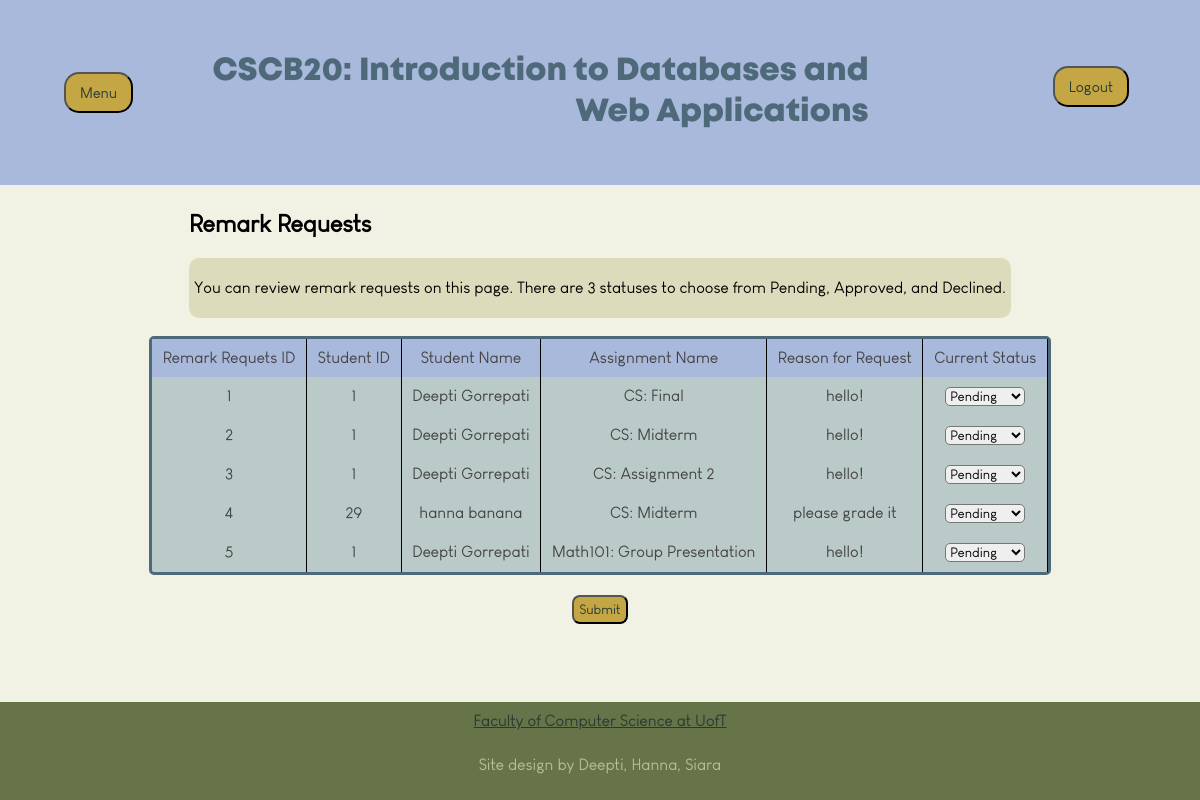
The page /viewremarkrequests (signed in) on the database its author committed.
### app.py (models this page shows)
class RemarkRequests(db.Model):
    __tablename__ = 'remarkrequests'
    remark_id = db.Column(db.Integer, primary_key=True, autoincrement=True)
    assessment_id = db.Column(db.Integer, ForeignKey('assessments.assessment_id'), nullable=False)
    user_id = db.Column(db.Integer, ForeignKey('users.user_id'), nullable=False)
    status = db.Column(db.Integer, nullable=False, default=0)
    remark_reason = db.Column(db.String(500), nullable=True)
    remark_to_user = relationship("User", backref='remarkrequests')
    remark_to_assessment = relationship("Assessment", backref='remarkrequests')

class User(db.Model):
    __tablename__ = 'users'
    user_id = db.Column(db.Integer, primary_key=True, autoincrement=True)
    username = db.Column(db.String(100), nullable=False, unique=True)
    email = db.Column(db.String(100), nullable=False, unique=True)
    password = db.Column(db.String(100), nullable=False)
    first_name = Column(db.String(100))
    last_name = Column(db.String(100))
    user_type = Column(db.Integer, nullable=False)
    instr_feedback = relationship("Feedback", back_populates="instr_to_feedback")

class Assessment(db.Model):
    __tablename__ = 'assessments'
    assessment_id = db.Column(db.Integer, primary_key=True)
    name = db.Column(db.String, nullable=False)
    type = db.Column(db.String, nullable=False)
    details = db.Column(db.String)
    instructor_id = db.Column(db.Integer, ForeignKey('users.user_id'), nullable=False)

### app.py (the view, shortened to what this page needs)
@app.route('/viewremarkrequests', methods=['GET', 'POST'])
def viewremarkrequests():
    username = session.get('name')
    user = User.query.filter_by(username=username).first()
    feedbacks = Feedback.query.all()
    requests = db.session.query(RemarkRequests).join(User, User.user_id == RemarkRequests.user_id).all()
    return render_template('viewremarkrequests.html', requests=requests, user=user)

### templates/viewremarkrequests.html (shortened to what this page needs)
<!DOCTYPE html>
<html>
    <head>
        <link rel="stylesheet" href="{{ url_for('static', filename='index.css') }}">
    </head>
    <body>
        <header class="header">
            <div class="dropdown">
                <button class="dropbutton">Menu</button>
            </div>
            <h1 class="headertext">CSCB20: Introduction to Databases and Web Applications</h1>
            <form method="POST" action="{{ url_for('logout') }}">
                <div class="logout">
                    <button type="submit" class = "dropbutton" name="logout"
                    style=" align-self:center; float:left;">Logout</button>
                </div>
            </form>
        </header>
        <main class="content">
            <h2>Remark Requests</h2>
            <div style="padding: 5px;" class="homeblurbs">
                <p>You can review remark requests on this page. There are 3 statuses to choose from Pending, Approved, and Declined.</p>
            </div> <br>
            <form method='POST'>
                <div class="viewremarkrequestgrid">
                    <div class="cellheader">Remark Requets ID</div>
                    <div class="cellheader">Student ID</div>
                    <div class="cellheader">Student Name</div>
                    <div class="cellheader">Assignment Name</div>
                    <div class="cellheader">Reason for Request</div>
                    <div class="cellheader">Current Status</div>
                    {% for request in requests %}
                    <div class="cell">{{ request.remark_id }}</div>
                    <div class="cell">{{ request.remark_to_user.user_id }}</div>
                    <div class="cell">{{ request.remark_to_user.first_name + " " + request.remark_to_user.last_name }}</div>
                    <div class="cell">{{ request.remark_to_assessment.name }}</div>
                    <div class="cell">{{ request.remark_reason }}</div>
                    <div class="cell">
                        <select style="border-radius: 5px;" name="reviewed_{{ request.remark_id }}">
                            <option value="0" {% if request.status == 0 %} selected {% endif %}>Pending</option>
                        </select>
                    </div>
                    {% endfor %}
                </div>
                <div class="btn-group" style='padding-top: 20px'>
                    <button class="button" type="submit" style="padding: 5px">Submit</button>
                </div>
            </form>
        </main>
        <footer class="footer">
                <div>
                    <a class="link" href="https://www.utsc.utoronto.ca/cms/computer-science" target="_blank" rel="noopener noreferrer">Faculty of Computer Science at UofT</a>
                </div>
                <p>Site design by Deepti, Hanna, Siara</p>
        </footer>
</body>
</html>

### static/index.css (style rules this page uses)
* { font-family: Mont; src: url(Louis\ George\ Cafe.ttf); }
body { display: flex; flex-direction: column; background-color: #F1F1E4; padding: 0; margin: 0; min-height: 100vh; justify-content: flex-start; align-items: center; }
select { font-family: Mont; src: url(Louis\ George\ Cafe.ttf); }
option { font-family: Mont; src: url(Louis\ George\ Cafe.ttf); }
.header { display: flex; flex-direction: row; background-color: #A9B9DB; width: 100%; position: fixed; top: 0; flex-grow: 1; z-index: 100; padding: 30px; text-align: center; }
.headertext { font-family: MontBold; flex-grow: 1; text-align: right; padding-right: 15%; align-items: center; justify-content: center; color: #4E6979; }
.content { flex-grow: 1; padding-top: 190px; }
.footer { display: flex; flex-direction: column; background-color: #677449; width: 100%; bottom: 0; text-align: center; padding: 10px; gap: 10px; margin-top: 20px; color:#B5C09B; }
h2 { padding-left: 40px; }
.link { color: #253C33; }
.homeblurbs { background-color: #DCDCBC; padding: 15px; border-radius: 10px; margin-right: 40px; margin-left: 40px; }
.viewremarkrequestgrid { border-radius: 5px; display: grid; grid-template-columns: repeat(6, auto); background-color: #B9CAC9; color: #444; max-width: 1200px; border: 3px solid #4E6979; }
.cellheader { flex: 1; background-color: #A9B9DB; padding: 10px; text-align: center; border-right: 1px solid black; }
.cell { flex: 1; padding: 10px; text-align: center; max-width: 600px; border-right: 1px solid black; }
.button { color: #253C33; background-color:#C4A645; font-family: Mont; border-radius: 8px; cursor: pointer; }
form { color: black; font-family: Arial, Helvetica, sans-serif; font-size: 100%; }
.btn-group { text-align: center; }
.dropbutton { background-color:#C4A645; color: #253C33; margin: 0.25rem; padding: 10px; font-size: 15px; border-radius: 15px; height: auto; top: 50%; width: 100%; text-align: center; }
.dropdown { display: inline-block; padding-left: 5%; margin-right: 5%; align-self: center; }
.logout { margin-right:75px; margin-top: 32px; float:left; }

### rows shown on the page
RemarkRequests: remark_id "1", remark_to_user.user_id "1", remark_to_user "Deepti Gorrepati", remark_to_assessment.name "CS: Final", remark_reason "hello!", status+remark_id "Pending"
RemarkRequests: remark_id "2", remark_to_user.user_id "1", remark_to_user "Deepti Gorrepati", remark_to_assessment.name "CS: Midterm", remark_reason "hello!", status+remark_id "Pending"
RemarkRequests: remark_id "3", remark_to_user.user_id "1", remark_to_user "Deepti Gorrepati", remark_to_assessment.name "CS: Assignment 2", remark_reason "hello!", status+remark_id "Pending"
RemarkRequests: remark_id "4", remark_to_user.user_id "29", remark_to_user "hanna banana", remark_to_assessment.name "CS: Midterm", remark_reason "please grade it", status+remark_id "Pending"
RemarkRequests: remark_id "5", remark_to_user.user_id "1", remark_to_user "Deepti Gorrepati", remark_to_assessment.name "Math101: Group Presentation", remark_reason "hello!", status+remark_id "Pending"
